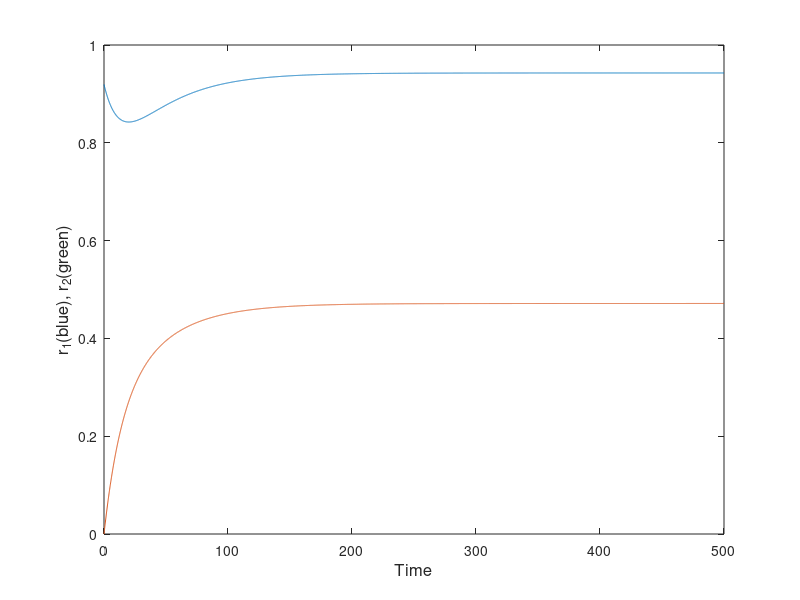
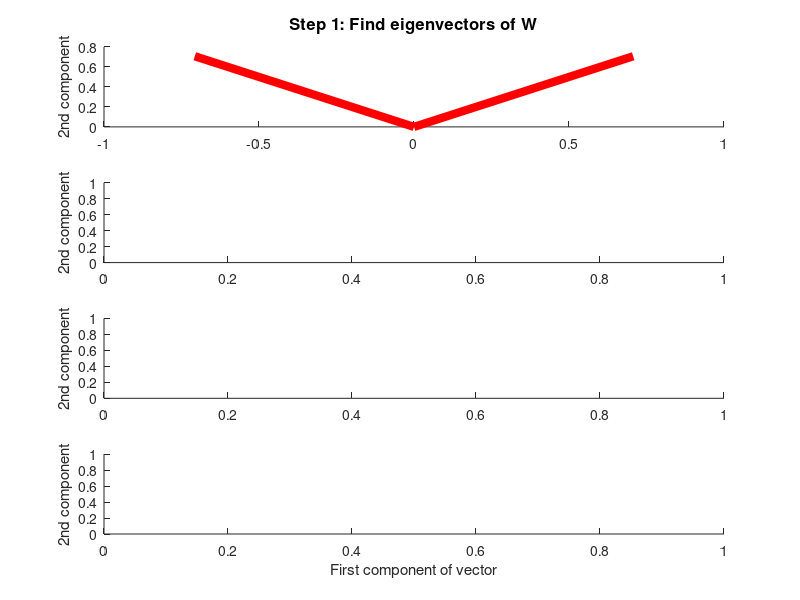

MATLAB code to generate these figures, in order: (Note: this script raises an error after producing the figures.)
%recurrently connected network of 2 neurons
%Note on notation: code below uses v for firing rates, M for recurrent
%weight matrix (rather than r and W) as in Dayan & Abbott text

clear all;
close all;

%PARAMETERS
dt = 0.1; %[ms]
t_max = 500; %[ms] %1000
tau = 20; %[ms]

%RECURRENT MATRIX AND EIGENVECTS/VALS OF IT
W_mat = [0.0 0.5; 0.5 0.0]; %[0.8 0; 0 -.6] good for cartesian; [0 0.7; 0.7 0] or [0 0.5;0.5 0] good for exc. pos fdbk 
[Eigenvects,Eigenvals] = eig(W_mat)
AmplifyFactors = 1./(1 - diag(Eigenvals))
eigvect1 = Eigenvects(:,1)
eigvect2 = Eigenvects(:,2)

%ASSIGN I VALUES HERE
I = 1*(-0.5*Eigenvects(:,1)+ 0.5*Eigenvects(:,2)); %assign I in terms of components along each eigenvector
I_InNewBasis = inv(Eigenvects)*I;  %inverse of Eigenvector matrix is change of basis matrix
I_e1_vect = I_InNewBasis(1)*eigvect1; %component of I along 1st eigenvector, for plots
I_e2_vect = I_InNewBasis(2)*eigvect2; %component of I along 2nd eigenvector, for plots

%INITIALIZATIONS
t_vect = 0:dt:t_max;
v1_vect = zeros(1,length(t_vect)); %firing rate of first neuron over time
v2_vect = zeros(1,length(t_vect)); %firing rate of 2nd neuron over time

i=1;
v1_vect(1) = 1.3*I(1); %initial value of 1st neuron's firing rate
v2_vect(1) = 1.3*I(2); %initial value of 2nd neuron's firing rate
for t=dt:dt:t_max
   i = i+1;
   v1_inf = I(1) + W_mat(1,1)*v1_vect(i-1) + W_mat(1,2)*v2_vect(i-1); 
   v2_inf = I(2) + W_mat(2,1)*v1_vect(i-1) + W_mat(2,2)*v2_vect(i-1); 
   v1_vect(i) = v1_inf + (v1_vect(i-1) - v1_inf)*exp(-dt/tau);
   v2_vect(i) = v2_inf + (v2_vect(i-1) - v2_inf)*exp(-dt/tau);
end

figure(1)
%subplot(2,1,1)
plot(t_vect,[v1_vect; v2_vect])
%hold on
%plot(t_vect,[I(1)*ones(1,length(t_vect)); I(2)*ones(1,length(t_vect))],'--')
xlabel('Time','fontsize',12)
%ylabel('Dashed: I_1(blue), I_2(green); Solid: v_1(blue), v_2(green)','fontsize',12)
ylabel('r_1(blue), r_2(green)','fontsize',12)

figure(2)
NumPanels = 4
for i=1:NumPanels
    subplot(NumPanels,1,i)
    if (i==NumPanels)
        xlabel('First component of vector')
    end
    ylabel('2nd component')
end
subplot(4,1,1)
line([0 eigvect1(1)], [0 eigvect1(2)],'linewidth',6,'Color',[1 0 0])
line([0 eigvect2(1)], [0 eigvect2(2)],'linewidth',6,'Color',[1 0 0])
title('Step 1: Find eigenvectors of W','FontSize',12)
legend('eigenvect1','eigenvect2',-1)
set(gca,'XTick',-1:1:1)
axis equal
subplot(4,1,2)
line([0 eigvect1(1)], [0 eigvect1(2)],'linewidth',6,'Color',[1 0 0])
line([0 eigvect2(1)], [0 eigvect2(2)],'linewidth',6,'Color',[1 0 0])
line([0 I(1)],[0 I(2)],'linewidth',3,'LineStyle','-','Color',[0 1 1])
line([0 I_e1_vect(1)],[0 I_e1_vect(2)],'linewidth',3,'LineStyle',':','Color',[0 1 1])
line([0 I_e2_vect(1)],[0 I_e2_vect(2)],'linewidth',3,'LineStyle',':','Color',[0 1 1])
title('Step 2: Decompose I into its components along eigenvectors','FontSize',12)
legend('eigenvect1','eigenvect2','Input vector I','Components of I',-1)
set(gca,'XTick',-1:1:1)
axis equal
subplot(4,1,3)
line([0 eigvect1(1)], [0 eigvect1(2)],'linewidth',6,'Color',[1 0 0])
line([0 eigvect2(1)], [0 eigvect2(2)],'linewidth',6,'Color',[1 0 0])
line([0 I(1)],[0 I(2)],'linewidth',3,'LineStyle','-','Color',[0 1 1])
line([0 AmplifyFactors(1)*I_e1_vect(1)],[0 AmplifyFactors(1)*I_e1_vect(2)],'linewidth',3,'LineStyle',':')%,'Color',[0 1 1])
line([0 AmplifyFactors(2)*I_e2_vect(1)],[0 AmplifyFactors(2)*I_e2_vect(2)],'linewidth',3,'LineStyle',':')%,'Color',[0 1 1])
title('Step 3: Stretch components of I to get components of r_{inf}','FontSize',12)
legend('eigenvect1','eigenvect2','Input vector I','Components of r_{inf}',-1)
set(gca,'XTick',-1:1:1)
axis equal
subplot(4,1,4)
h(1)=line([0 eigvect1(1)], [0 eigvect1(2)],'linewidth',6,'Color',[1 0 0])
h(2)=line([0 eigvect2(1)], [0 eigvect2(2)],'linewidth',6,'Color',[1 0 0])
h(3)=line([0 I(1)],[0 I(2)],'linewidth',3,'LineStyle','-','Color',[0 1 1])
h(4)=line([0 AmplifyFactors(1)*I_e1_vect(1)],[0 AmplifyFactors(1)*I_e1_vect(2)],'linewidth',3,'LineStyle',':');% 1st comp.
line([0 AmplifyFactors(2)*I_e2_vect(1)],[0 AmplifyFactors(2)*I_e2_vect(2)],'linewidth',3,'LineStyle',':');% 2nd comp.
h(5)=line([0 AmplifyFactors(1)*I_e1_vect(1)+AmplifyFactors(2)*I_e2_vect(1)],...
       [0 AmplifyFactors(1)*I_e1_vect(2)+AmplifyFactors(2)*I_e2_vect(2)],'linewidth',3,'LineStyle','-');% total response
title('Step 4: Sum back together components of r_{inf}','FontSize',12)
legend(h,'eigenvect1','eigenvect2','Input vector I','Components of r_{inf}','r_{inf} vector','Response vect',-1)
axis equal

figure(3)
g(1)=line([0 eigvect1(1)], [0 eigvect1(2)],'linewidth',6,'Color',[1 0 0])
g(2)=line([0 eigvect2(1)], [0 eigvect2(2)],'linewidth',6,'Color',[1 0 0])
g(3)=line([0 I(1)],[0 I(2)],'linewidth',3,'LineStyle','-','Color',[0 1 1])
g(4)=line([0 AmplifyFactors(1)*I_e1_vect(1)],[0 AmplifyFactors(1)*I_e1_vect(2)],'linewidth',3,'LineStyle',':');%,'Color',[1 0 1])
line([0 AmplifyFactors(2)*I_e2_vect(1)],[0 AmplifyFactors(2)*I_e2_vect(2)],'linewidth',3,'LineStyle',':');%,'Color',[1 0 1])
g(5)=line([0 AmplifyFactors(1)*I_e1_vect(1)+AmplifyFactors(2)*I_e2_vect(1)],...
       [0 AmplifyFactors(1)*I_e1_vect(2)+AmplifyFactors(2)*I_e2_vect(2)],'linewidth',3,'LineStyle','-');%,'Color',[1 0 1])
hold on
g(6)=plot(v1_vect,v2_vect,'g','linewidth',2) %trajectory plot
title('Step 5: Firing rate trajectories: fast attenuation, slow amplification','FontSize',12)
xlabel('First component of vector')
ylabel('2nd component of vector')
legend(g,'eigenvect1','eigenvect2','Input vector I','Components of r_{inf}','r_{inf} vector','Response vect','firing rates trajectory',-1)
axis equal

figure(2)

